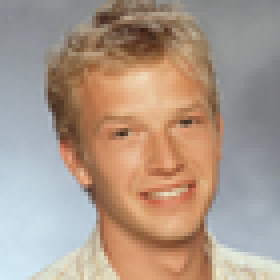
#> input picture data/survivor/S01_Greg_Buis.png, 70 x 70 px (shown 4 times larger); its folder holds only this picture in this run
$ python face_recognition.py
#> lines starting #> are read from the running program, lines starting #| are printed output that depends on the picture
# face_recognition.py

# Apply PCA to the Survivor faces dataset in order to reduce dimensionality
# while maintaining at least 90% of the original variance. You are encouraged
# to use the PCA methods in the scikit-learn library. Save the "model" to
# file using an appropriate method of your choice (e.g. numpy, pickle, text/csv).

import argparse
import os
import pdb
import numpy as np
import matplotlib.pyplot as plt
from matplotlib.image import imread
from sklearn.decomposition import PCA
from skimage.util import montage
import pickle as pk

ROOT = os.path.dirname(os.path.abspath(__file__)) # path to source directory of this file
DATAFOLDER = os.path.join(ROOT, "data/survivor/")
TESTFOLDER = os.path.join(ROOT, "data/professors/")

parser = argparse.ArgumentParser(description="Apply unsupervised learning methods to the problem of face recognition")
parser.add_argument('--debug', help='use pdb to look into code before exiting program', action='store_true')

def train(data, labels):
    # Trains PCA model on training data using scikit-learn library
    print(f"Training Model")

    # Perform PCA
    print("Performing PCA")
    E = PCA(n_components=0.9, svd_solver="full")
    E.fit(data)

    # Project data into "survivor face-space" to get our weights
    weights = E.transform(data)

    # Save the model using pickle library, and weights using numpy
    print("Saving Model")
    np.savez('pca_weights.npz', weights, labels)
    with open('saved_model.pkl', 'wb') as file:
        pk.dump(E, file)

    # Display montage of our training data (all survivors)
    show_montage(data.T)

def show_montage(x, image_shape=None, grid_shape=None, title=""):
	""" Display a set of images as a montage

    Parameters
    ----------
    x : np.array (num_pixels, num_images)
    	The input array of images
     image_shape : tuple (height, width)
     	The height and width of each image. Note that num_pixels
      	should equal height * width.
    grid_shape : tuple (rows, cols)
    	(optional) The shape of the montage grid.
    title :
    """
	if not image_shape:
		height_and_width = int(x.shape[0] ** (1/2))
		image_shape = (height_and_width, height_and_width)

	images = x.T.reshape((-1, *image_shape)) # (N, H, W)

	m = montage(images,
        grid_shape=grid_shape,
        fill=0,
        padding_width=1
    )
	plt.figure(figsize=(8,8))
	plt.imshow(m, cmap='gray')
	plt.axis('off')
	plt.title(title)
	plt.show(block=True)

# taken and modified from in-class PCA example
def load_images(dataDir):

    """Load data and labels from directory - Modified slightly from in-class PCA example"""
#> called with dataDir = 'data/survivor/'
    print(f"Loading images from {dataDir}")
    files = os.listdir(dataDir)

    images = []
    image_shape = None

    for file in files:
        if file.lower().endswith(('.png', '.jpg', '.jpeg')):
            img = imread(os.path.join(dataDir, file))
#> img is the input picture: shape (70, 70, 4) float32; mean R, G, B, A 0.677, 0.598, 0.539, 1

            if img.ndim == 3:
                img = img.mean(axis=2)
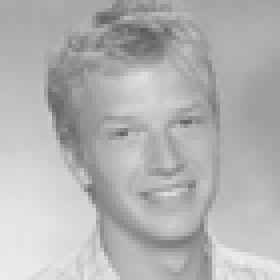
#> img: shape (70, 70) float32 (shown 4 times larger); min 0.357, max 0.931, mean 0.703

            if image_shape is None:
                image_shape = img.shape
#> image_shape = (70, 70)

            img_vector = img.astype(np.float64).flatten()
#> img_vector = 4900 values, max 0.931 at index 4830, min 0.357 at index 525, mean 0.703
            images.append(img_vector)
    data = np.column_stack(images)
#> data has the same summary as img_vector

    # Extract labels from filenames ( the number of the donut in the file name )
    labels = np.array([str(file.split('.')[0]) for file in files if file.lower().endswith(('.png', '.jpg', '.jpeg'))])
    # whole label for column in rankings.csv, index [1, 3] for season #, index [4, :] for name with _ separator

    return data, labels

def main(args, DATAFOLDER):
    print("============================")
    print("Project 1 - Face Recognition")
    print("============================")

    # load training data
    data, labels = load_images(DATAFOLDER)
#> data has the same summary as img_vector in load_images
    data = data.T

    train(data, labels)
#> in train, `weights = E.transform(data)`: weights = [0]
#> in show_montage, `m = montage(images, grid_shape=grid_shape, fill=0, padding_width=1 )`:
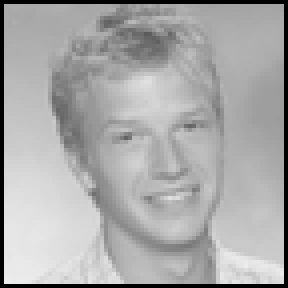
#> m: shape (72, 72) float64 (shown 4 times larger); min 0, max 0.931, mean 0.665

    if args.debug:
        pdb.set_trace()

if __name__ == "__main__":
	main(parser.parse_args(), DATAFOLDER)

$ run again, on data/survivor/S02_Jeff_Varner.png
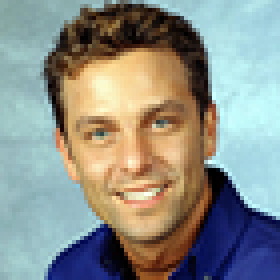
#> input picture data/survivor/S02_Jeff_Varner.png, 70 x 70 px (shown 4 times larger)
#> in load_images, img is the input picture: shape (70, 70, 4) float32; mean R, G, B, A 0.55, 0.563, 0.536, 1
#> in load_images, `img = img.mean(axis=2)`:
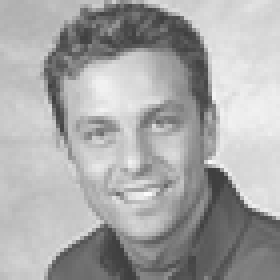
#> img: shape (70, 70) float32 (shown 4 times larger); min 0.25, max 0.985, mean 0.662
#> img_vector = 4900 values, max 0.985 at index 3396, min 0.25 at index 320, mean 0.662
#> in load_images, `data = np.column_stack(images)`: data has the same summary as img_vector
#> in main, `data, labels = load_images(DATAFOLDER)`: data has the same summary as img_vector in load_images
#> weights = [0]
#> in show_montage, `m = montage(images, grid_shape=grid_shape, fill=0, padding_width=1 )`:
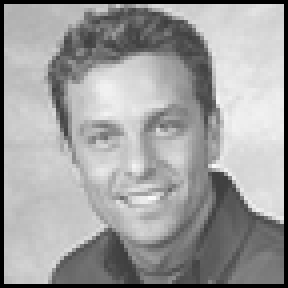
#> m: shape (72, 72) float64 (shown 4 times larger); min 0, max 0.985, mean 0.626

$ run again, on data/survivor/S02_Michael_Skupin.png
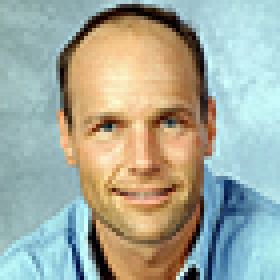
#> input picture data/survivor/S02_Michael_Skupin.png, 70 x 70 px (shown 4 times larger)
#> in load_images, img is the input picture: shape (70, 70, 4) float32; mean R, G, B, A 0.645, 0.667, 0.614, 1
#> in load_images, `img = img.mean(axis=2)`:
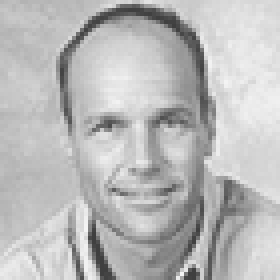
#> img: shape (70, 70) float32 (shown 4 times larger); min 0.25, max 0.964, mean 0.731
#> img_vector = 4900 values, max 0.964 at index 4805, min 0.25 at index 463, mean 0.731
#> in load_images, `data = np.column_stack(images)`: data has the same summary as img_vector
#> in main, `data, labels = load_images(DATAFOLDER)`: data has the same summary as img_vector in load_images
#> weights = [0]
#> in show_montage, `m = montage(images, grid_shape=grid_shape, fill=0, padding_width=1 )`:
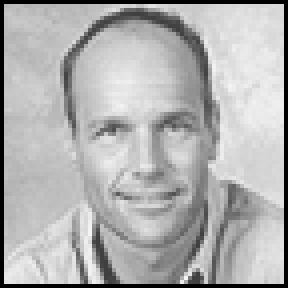
#> m: shape (72, 72) float64 (shown 4 times larger); min 0, max 0.964, mean 0.691

$ run again, on data/survivor/S02_Mitchell_Olson.png
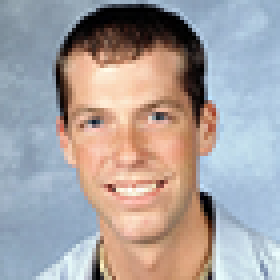
#> input picture data/survivor/S02_Mitchell_Olson.png, 70 x 70 px (shown 4 times larger)
#> in load_images, img is the input picture: shape (70, 70, 4) float32; mean R, G, B, A 0.658, 0.632, 0.631, 1
#> in load_images, `img = img.mean(axis=2)`:
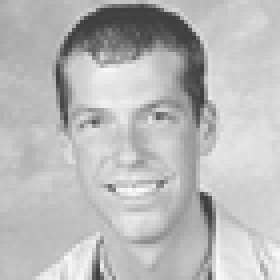
#> img: shape (70, 70) float32 (shown 4 times larger); min 0.25, max 0.996, mean 0.73
#> img_vector = 4900 values, max 0.996 at index 3322, min 0.25 at index 167, mean 0.73
#> in load_images, `data = np.column_stack(images)`: data has the same summary as img_vector
#> in main, `data, labels = load_images(DATAFOLDER)`: data has the same summary as img_vector in load_images
#> weights = [0]
#> in show_montage, `m = montage(images, grid_shape=grid_shape, fill=0, padding_width=1 )`:
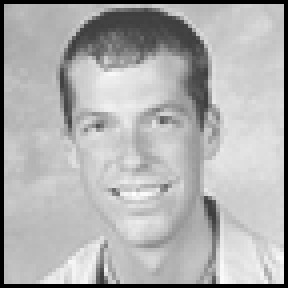
#> m: shape (72, 72) float64 (shown 4 times larger); min 0, max 0.996, mean 0.69

$ run again, on data/survivor/S01_Jenna_Lewis.png
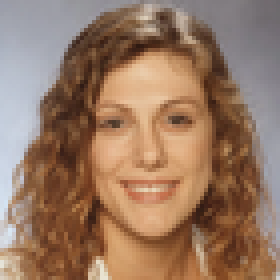
#> input picture data/survivor/S01_Jenna_Lewis.png, 70 x 70 px (shown 4 times larger)
#> in load_images, img is the input picture: shape (70, 70, 4) float32; mean R, G, B, A 0.597, 0.472, 0.388, 1
#> in load_images, `img = img.mean(axis=2)`:
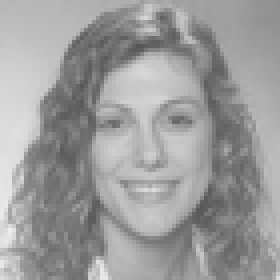
#> img: shape (70, 70) float32 (shown 4 times larger); min 0.338, max 0.925, mean 0.614
#> img_vector = 4900 values, max 0.925 at index 3992, min 0.338 at index 804, mean 0.614
#> in load_images, `data = np.column_stack(images)`: data has the same summary as img_vector
#> in main, `data, labels = load_images(DATAFOLDER)`: data has the same summary as img_vector in load_images
#> weights = [0]
#> in show_montage, `m = montage(images, grid_shape=grid_shape, fill=0, padding_width=1 )`:
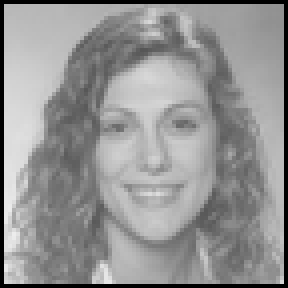
#> m: shape (72, 72) float64 (shown 4 times larger); min 0, max 0.925, mean 0.58
